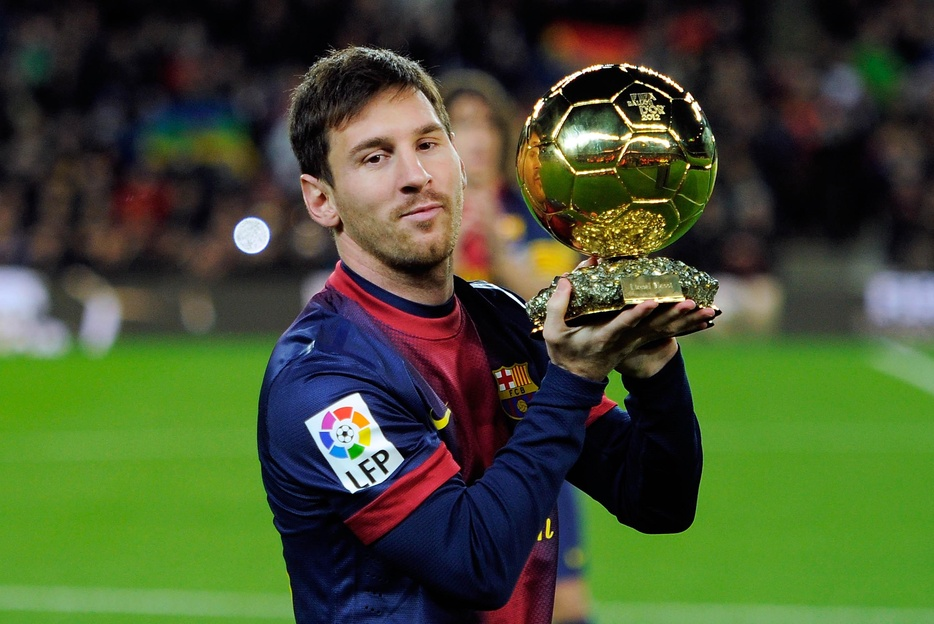
#> input picture dataset/lionel_messi/lionelmessi17.jpeg, 934 x 624 px, shrunk from 2989 x 1996 before the run; its folder holds 5 pictures in this run
$ jupyter execute face_detection.ipynb
#> lines starting #> are read from the running program, lines starting #| are printed output that depends on the picture
[cell 1]
import numpy as np
import cv2
import matplotlib
from matplotlib import pyplot as plt
import os

[cell 2]
os.listdir('dataset/lionel_messi/')[0:5]

[cell 3]
messi = os.listdir('dataset/lionel_messi/')
face_cascade = cv2.CascadeClassifier(cv2.data.haarcascades + 'haarcascade_frontalface_default.xml')
eye_cascade = cv2.CascadeClassifier(cv2.data.haarcascades + 'haarcascade_eye.xml')

[cell 4]
messi[3]

[cell 5]
img = cv2.imread('./dataset/lionel_messi/lionelmessi17.jpeg')
#> img is the input picture: shape (624, 934, 3); mean B, G, R 48.9, 80.8, 68.8
img_gray = cv2.cvtColor(img, cv2.COLOR_BGR2GRAY)
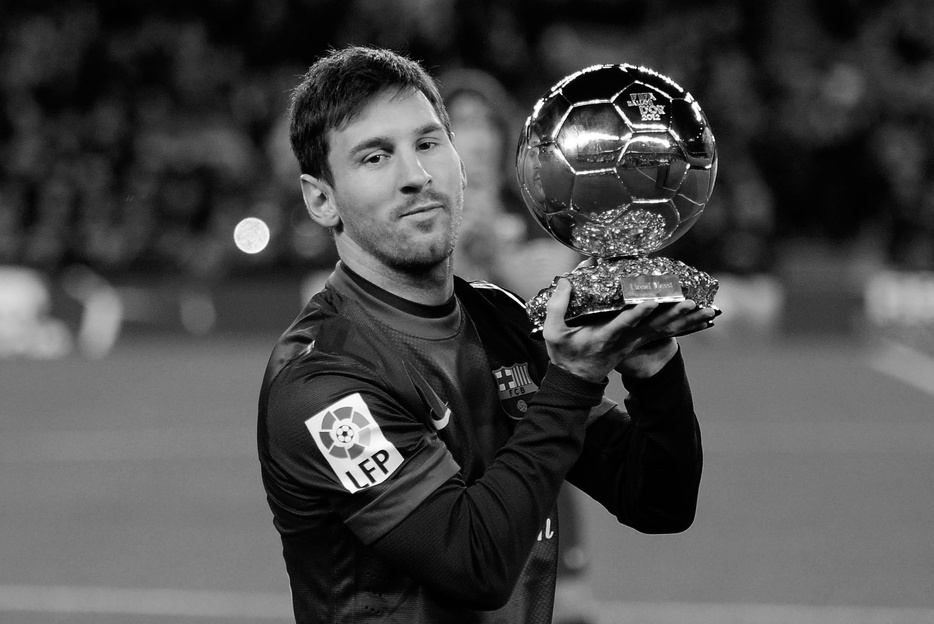
#> img_gray: shape (624, 934); min 0, max 255, mean 73.6

img_hist = cv2.equalizeHist(img_gray)
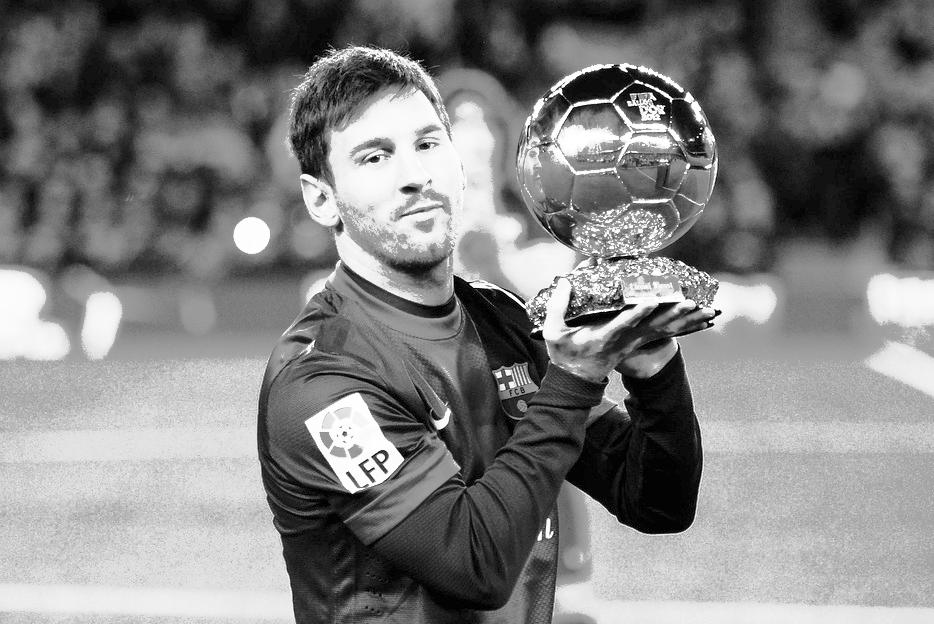
#> img_hist: shape (624, 934); min 0, max 255, mean 128.6


plt.imshow(img_gray, cmap='gray')
